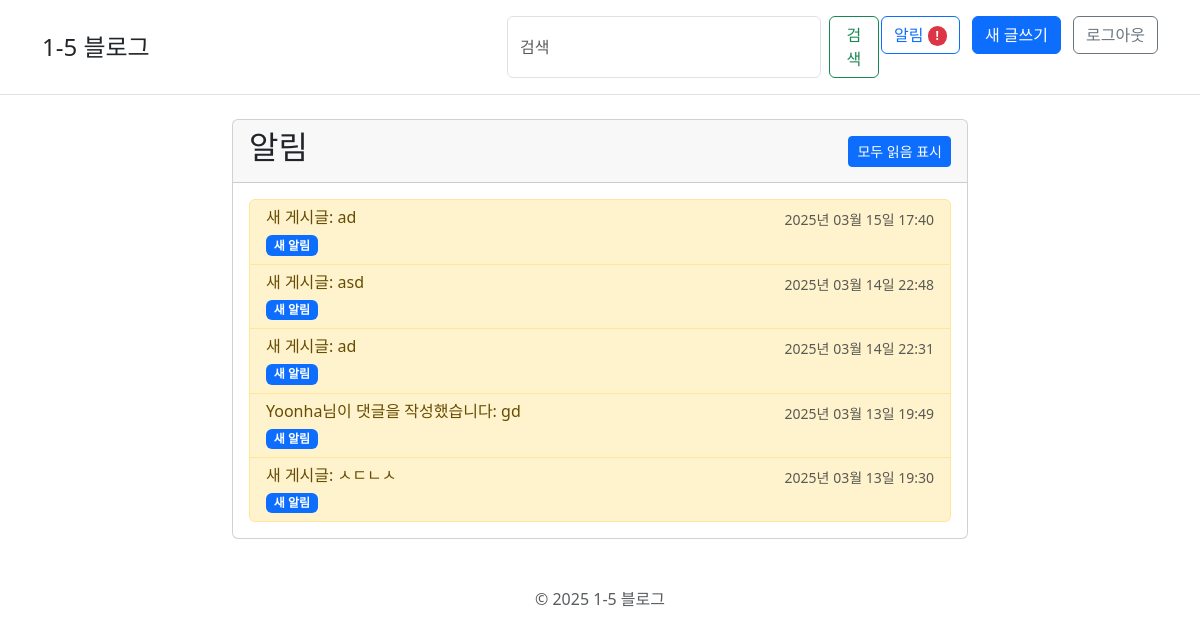
The app's page /notifications/ (signed in), older data.
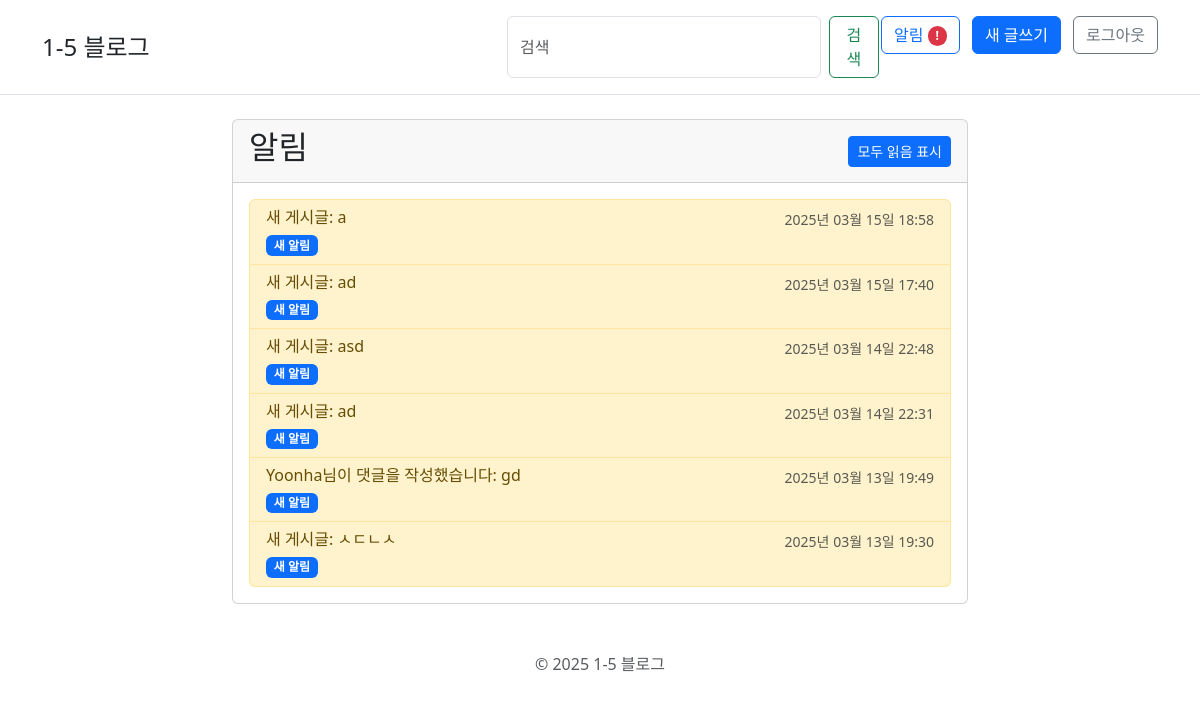
The same page, newer data.
### blog/models.py (models this page shows, shortened)
class Notification(models.Model):
    user = models.ForeignKey(settings.AUTH_USER_MODEL, on_delete=models.CASCADE, related_name='notifications', verbose_name='사용자')
    message = models.CharField(max_length=255, verbose_name='메시지')
    related_post = models.ForeignKey(Post, on_delete=models.CASCADE, null=True, blank=True, verbose_name='관련 게시글')
    is_read = models.BooleanField(default=False, verbose_name='읽음 여부')
    created_date = models.DateTimeField(default=timezone.now, verbose_name='생성일')
    class Meta:
        ordering = ['-created_date']
        verbose_name = '알림'
        verbose_name_plural = '알림'

### blog/views.py (the view)
# urls.py: path('notifications/', views.notifications, name='notifications'),
@login_required
def notifications(request):
    notifications = Notification.objects.filter(user=request.user)
    unread_count = notifications.filter(is_read=False).count()
    return render(request, 'blog/notifications.html', {
        'notifications': notifications,
        'unread_count': unread_count
    })

### templates/blog/notifications.html
{% extends 'base.html' %}
{% block content %}
<div class="col-md-8 offset-md-2">
    <div class="card">
        <div class="card-header d-flex justify-content-between align-items-center">
            <h2>알림</h2>
            {% if unread_count > 0 %}
            <a href="{% url 'mark_all_read' %}" class="btn btn-sm btn-primary">모두 읽음 표시</a>
            {% endif %}
        </div>
        <div class="card-body">
            {% if notifications %}
                <div class="list-group">
                    {% for notification in notifications %}
                        <a href="{% url 'mark_notification_read' pk=notification.pk %}"
                           class="list-group-item list-group-item-action {% if not notification.is_read %}list-group-item-warning{% endif %}">
                            <div class="d-flex justify-content-between align-items-center">
                                <h6 class="mb-1">{{ notification.message }}</h6>
                                <small class="text-muted">{{ notification.created_date|date:"Y년 m월 d일 H:i" }}</small>
                            </div>
                            {% if not notification.is_read %}
                                <span class="badge bg-primary">새 알림</span>
                            {% endif %}
                        </a>
                    {% endfor %}
                </div>
            {% else %}
                <p class="text-center">알림이 없습니다.</p>
            {% endif %}
        </div>
    </div>
</div>
{% endblock %}

### templates/base.html (shortened to what this page needs)
<!DOCTYPE html>
<html lang="ko">
<head>
    <link href="https://cdn.jsdelivr.net/npm/bootstrap@5.3.0-alpha1/dist/css/bootstrap.min.css" rel="stylesheet">
    <link rel="stylesheet" href="https://cdnjs.cloudflare.com/ajax/libs/font-awesome/6.0.0-beta3/css/all.min.css">
    {% load static %}
    <link rel="stylesheet" href="{% static 'css/blog.css' %}">
</head>
<body>
    <header class="py-3 mb-4 border-bottom">
        <div class="container d-flex flex-wrap justify-content-between">
            <a href="/" class="d-flex align-items-center mb-3 mb-lg-0 me-lg-auto text-dark text-decoration-none">
                <span class="fs-4">1-5 블로그</span>
            </a>
            <form class="col-md-4 d-flex" action="{% url 'search_results' %}" method="get">
                <input class="form-control me-2" type="search" placeholder="검색" aria-label="Search" name="q">
                <button class="btn btn-outline-success" type="submit">검색</button>
            </form>
            <div class="col-md-3 text-end">
                {% if user.is_authenticated %}
                    <a href="{% url 'notifications' %}" class="btn btn-outline-primary me-2">
                        알림
                        {% with notification_count=user.notifications.all %}
                            {% if notification_count %}
                                <span class="badge rounded-pill bg-danger">!</span>
                            {% endif %}
                        {% endwith %}
                    </a>
                    <a href="{% url 'post_new' %}" class="btn btn-primary me-2">새 글쓰기</a>
                    <form method="post" action="{% url 'logout' %}" class="d-inline">
                        <button type="submit" class="btn btn-outline-secondary">로그아웃</button>
                    </form>
                {% else %}
                    <a href="{% url 'login' %}" class="btn btn-outline-primary me-2">로그인</a>
                    <a href="{% url 'signup' %}" class="btn btn-primary">회원가입</a>
                {% endif %}
            </div>
        </div>
    </header>
    <main class="container">
        <div class="row">
            {% block content %}
            {% endblock %}
        </div>
    </main>
    <footer class="py-4 my-4">
        <div class="container">
            <p class="text-center text-muted">&copy; 2025 1-5 블로그</p>
        </div>
    </footer>
    {% load webpush_notifications %}
</body>
</html>

Row changes from the older to the newer data that the page shows:
added Notification: message "새 게시글: a", created_date "2025년 03월 15일 18:58", is_read "새 알림"
